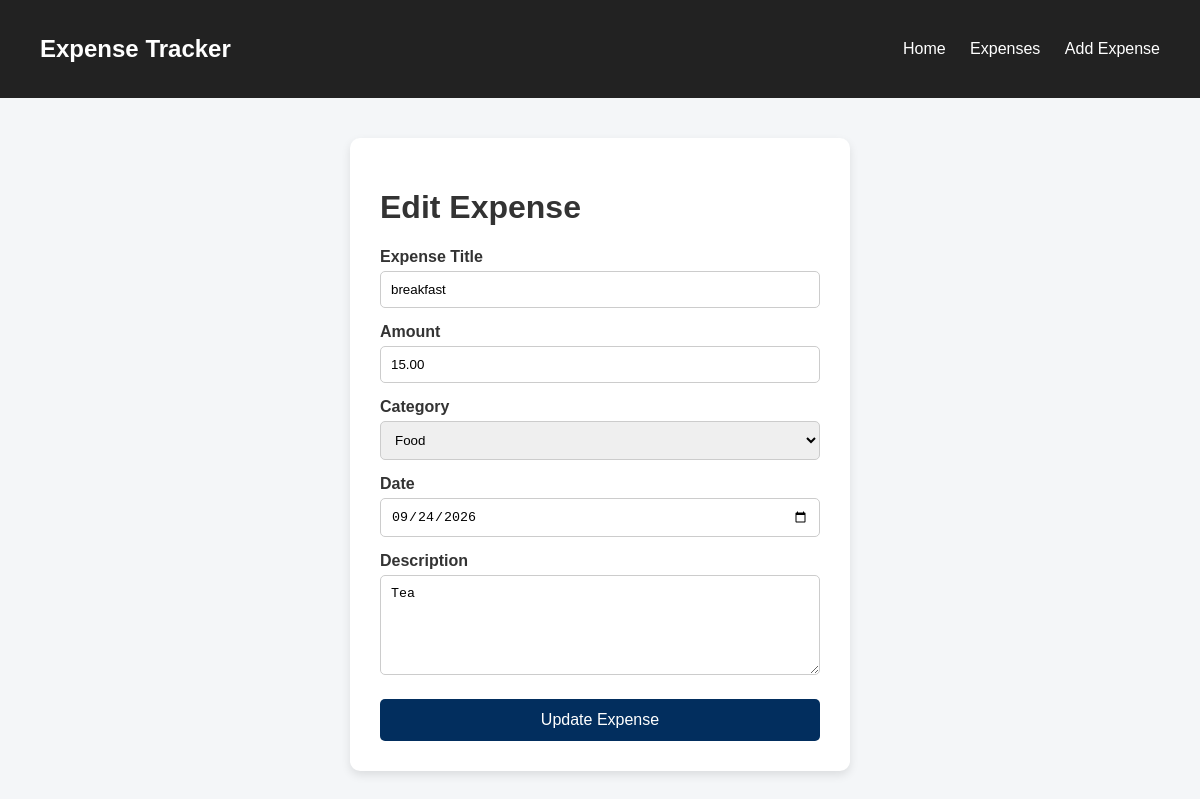
The page /edit/3/ on the database its author committed.
### expenses/models.py (models this page shows, shortened)
class Expenses(models.Model):
    title = models.CharField(max_length=100)
    amount = models.DecimalField(max_digits=10, decimal_places=2)
    category = models.CharField(max_length=50)
    date = models.DateField()
    description = models.TextField(blank=True)

### expenses/views.py (the view, shortened to what this page needs)
# urls.py: path('edit/<int:id>/', views.edit_expense, name = 'edit_expense'),
def edit_expense(request, id):
    expense = get_object_or_404(Expenses,id=id)
    return render(request, 'edit_expense.html', {'expense': expense})

### expenses/templates/edit_expense.html (shortened to what this page needs)
{% extends 'base.html' %}
{% block content %}
<div class="form-container">
    <h1>Edit Expense</h1>
    <form method="POST">
        <label>Expense Title</label>
        <input type="text" name="title" value="{{ expense.title }}" required>
        <label>Amount</label>
        <input type="number" name="amount" value="{{ expense.amount }}" step="0.01" required>
        <label>Category</label>
        <select name="category" required>
            <option value="Food">Food</option>
        </select>
        <label>Date</label>
        <input type="date" name="date" value="{{ expense.date|date:'Y-m-d' }}" required>
        <label>Description</label>
        <textarea name="description">{{ expense.description }}</textarea>
        <button type="submit">Update Expense</button>
    </form>
</div>
{% endblock %}

### expenses/static/expenses/style.css (style rules this page uses)
* { box-sizing: border-box; }
body { margin: 0; font-family: Arial, sans-serif; background-color: #f4f6f8; color: #333; }
.form-container { background-color: white; width: 500px; max-width: 100%; margin: auto; padding: 30px; border-radius: 10px; box-shadow: 0 4px 10px rgba(0, 0, 0, 0.1); }
.form-container label { display: block; margin-top: 15px; margin-bottom: 5px; font-weight: bold; }
.form-container input, .form-container select, .form-container textarea { width: 100%; padding: 10px; border: 1px solid #ccc; border-radius: 5px; }
.form-container textarea { height: 100px; resize: vertical; }
.form-container button { width: 100%; margin-top: 20px; padding: 12px; border: none; border-radius: 5px; background-color: #022e5e; color: white; font-size: 16px; cursor: pointer; }

### rows shown on the page
Expenses: title "breakfast", amount "15.00", date "09/24/2026", description "Tea"
